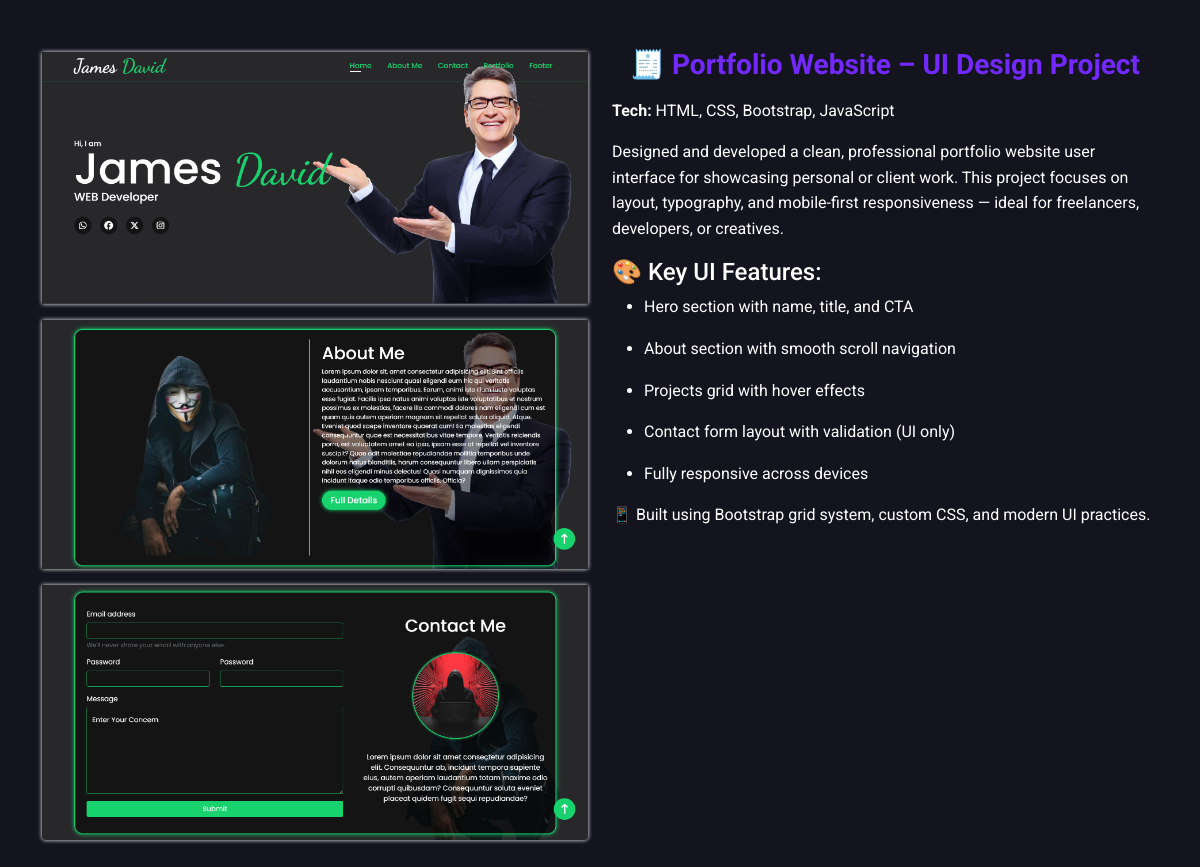
The page /projects/34/ on the database its author committed.
### portfolioApp/models.py (models this page shows)
class Project(models.Model):
    title = models.CharField(max_length=100)
    image = models.ImageField(upload_to='projects/')
    image2 = models.ImageField(upload_to='projects/', blank=True, default=None)
    image3 = models.ImageField(upload_to='projects/', blank=True)
    image4 = models.ImageField(upload_to='projects/', blank=True)
    description = RichTextField()
    url = models.URLField(blank=True)

### portfolioApp/views.py (the view)
# urls.py: path('projects/<int:id>/', views.project_detail, name='project_detail'),
def project_detail(request, id):
    project = models.Project.objects.get(id=id)
    profile = models.Profile.objects.first()
    return render(request, 'portfolioProject.html', {'project': project, 'profile':profile })

### portfolioApp/templates/portfolioProject.html (shortened to what this page needs)
{% extends "base.html" %}
{% load static %}
{% block content %}
<section id="pf-portfolio-details" class="container py-5">
  <div class="row align-items-start gy-4">
    <div class="col-lg-6">
      <div class="pf-img-wrapper rounded overflow-hidden">
        <img src="{{project.image.url}}" alt="Portfolio image" class="img-fluid w-100 pf-img mt-1">
        {% if project.image2 %}<img src="{{project.image2.url}}" alt="Portfolio image" class="img-fluid w-100 pf-img mt-3">{% endif %}
        {% if project.image3 %}<img src="{{project.image3.url}}" alt="Portfolio image" class="img-fluid w-100 pf-img mt-3">{% endif %}
      </div>
    </div>
    <div class="col-lg-6">
      <div class="pf-text-content">
        <h3 class="fw-bold text-center mt-3 mt-md-0 mt-lg-0">{{project.title}}</h3>
        <p class="mt-3">
          {{project.description|safe}}
        </p>
      </div>
    </div>
  </div>
</section>
{% endblock content %}

### portfolioApp/static/css/style.css (style rules this page uses)
* { margin: 0; padding: 0; box-sizing: border-box; }
html, body { background-color: var(--color-1) !important; color: var(--color-2) !important; position: relative !important; font-family: "Roboto", sans-serif !important; }
html { scroll-padding-top: 80px; }
:root { --color-1 : #13141E !important; --color-2 : #FFFFFF !important; --color-3 : #7328FF !important; --color-4 : #0EF60E !important; --color-5 : #28282B !important; }
#pf-portfolio-details .pf-img-wrapper { filter: drop-shadow(0 0 2px var(--color-2)); }
#pf-portfolio-details .pf-text-content h3 { font-size: 1.75rem; }
#pf-portfolio-details .pf-text-content p { font-size: 1rem; line-height: 1.6; }
.pf-text-content h3 { color: var(--color-3); }
.pf-text-content p { color: var(--color-2); }

### rows shown on the page
Project: image (picture), image2 (picture), image3 (picture), title "🧾 Portfolio Website – UI Design Project", description "Tech: HTML, CSS, Bootstrap, JavaScript Designed and developed a clean, professional portfolio website user interface for showcasing personal or client work. This project focuses on layout, typography, and mobile-first responsiveness — ideal for freelancers, developers, or creatives. 🎨 Key UI Features: Hero section with name, title, and CTA About section with smooth scroll navigation Projects grid with hover effects Contact form layout with validation (UI only) Fully responsive across devices 📱 Built using Bootstrap grid system, custom CSS, and modern UI practices."
